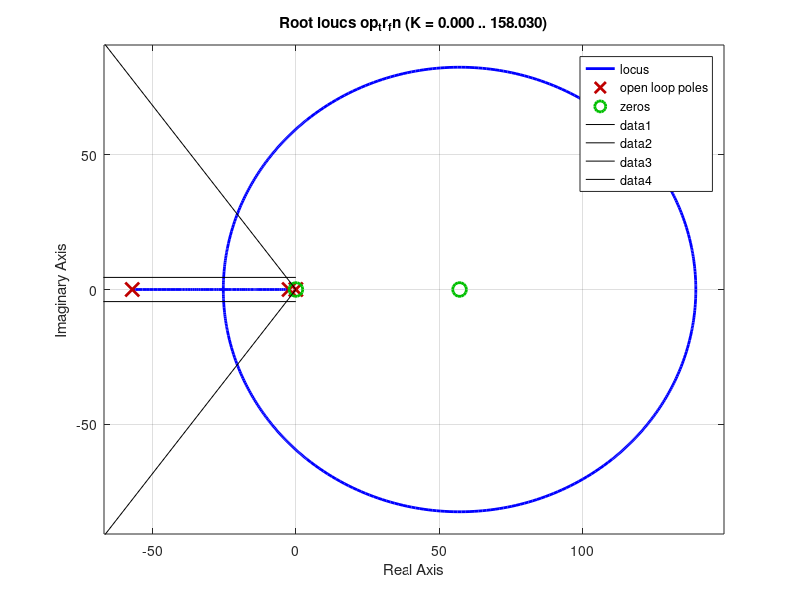

The MATLAB script that drew this image:
ctr_type = 'p';

K = 0.90035;
Td = 0.035;
tau = 0.42;

H_s = 1;
beta_deg = 53.77;
beta_rad = deg2rad(beta_deg);

switch ctr_type
    case 'p'
        Kp = 1;
        Kd = 0;
        Ki = 0;
    case 'pd'
        Kp = 1;
        Kd = 1;
        Ki = 0;
    case 'pi'
        Kp = 1;
        Kd = 0;
        Ki = 1;
    case 'pid'
        Kp = 1;
        Kd = 1;
        Ki = 1;
end


s = tf('s');
P_s = K * (2-Td*s) / ((1+tau*s)*(2+Td*s));

C_s = Kp + Kd*s + Ki/s;
G_s = C_s * P_s;

op_tr_fn = G_s * H_s;

rlocus(op_tr_fn);
hold on;
plot([0 -100], [0 100*tan(beta_rad)], 'black', [0 -100], [0 -100*tan(beta_rad)], 'black');
plot([0 -100], [pi/0.7 pi/0.7], 'black', [0 -100], [-pi/0.7 -pi/0.7], 'black');